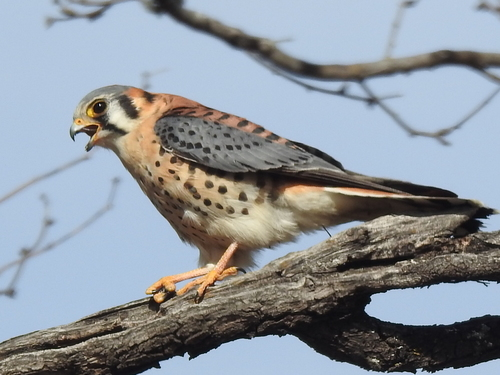
#> input picture design-system/birds/refs/american-kestrel/175711425.jpg, 500 x 375 px
$ python -i trace_icon.py   (imports and definitions only)
#> lines starting #> are read from the running program, lines starting #| are printed output that depends on the picture; after the words box and inside, x2 and y2 are one past the last pixel; in counts of white or black regions, pixels touching at a corner belong together
#!/usr/bin/env python3
"""Trace one raster bird icon into the house frame and palette (the curlew logo's method, see trace_curlew.py).

Run: uv run --with pillow --with numpy --with scipy python design-system/birds/trace_icon.py SRC.png OUT.svg [X0 Y0 X1 Y1]
X0..Y1 (optional) is the outer edge of the source icon's frame on a sheet. Without it, the frame is found by
itself; a source with no frame is treated as all field. Needs potrace.
"""
import pathlib
import re
import subprocess
import sys
import tempfile

import numpy as np
from PIL import Image
from scipy import ndimage

sys.path.insert(0, str(pathlib.Path(__file__).parent))
import species as S  # noqa: E402

UP, SIZE, RING = 4, 240, 13
# Every pixel snaps to its nearest house color. Field first: it is the background and is not traced.
PALETTE = [S.F, S.N, S.Y, S.R, S.B, S.M]


def rgb(h):
    return tuple(int(h[i:i + 2], 16) for i in (1, 3, 5))


def find_frame(a):
    """Outer box and ring width of a dark square frame, or None. A frame edge is a row or column that is
    at least 85% dark; the ring width is measured on the top and right edges, which the bird never touches."""
    dark = a.mean(axis=2) < 70
    rows, cols = np.where(dark.mean(axis=1) > 0.85)[0], np.where(dark.mean(axis=0) > 0.85)[0]
    if len(rows) < 2 or len(cols) < 2:
        return None
    y0, y1, x0, x1 = rows[0], rows[-1] + 1, cols[0], cols[-1] + 1
    if min(y1 - y0, x1 - x0) < 0.5 * min(a.shape[:2]):
        return None
    top = int(np.argmin(dark[y0:, (x0 + x1) // 2])) if dark[y0, (x0 + x1) // 2] else 0
    right = int(np.argmin(dark[(y0 + y1) // 2, x0:x1][::-1]))
    ring = min(top, right)
    assert 2 < ring < (x1 - x0) // 6, f"frame ring {ring}px is implausible"
    return x0, y0, x1, y1, ring


def trace(mask):
    h, w = mask.shape
    m = ndimage.gaussian_filter(mask.astype("float32"), 1.0)
    big = np.asarray(Image.fromarray(m).resize((w * UP, h * UP), Image.BICUBIC))
    with tempfile.TemporaryDirectory() as td:
        pbm, svg = pathlib.Path(td) / "m.pbm", pathlib.Path(td) / "m.svg"
        Image.fromarray(np.where(big >= 0.5, 0, 255).astype("uint8")).convert("1").save(pbm)
        subprocess.run(["potrace", "-s", "--flat", "-t", "16", "-a", "1.2", "-O", "0.8", "-o", svg, pbm], check=True)
        text = svg.read_text()
    g = re.search(r'<g transform="([^"]+)"', text).group(1)
    return g, " ".join(re.findall(r' d="([^"]+)"', text))


def convert(src, out, box=None):
#> called with src = 'refs/american-kestrel/175711425.jpg', out = 'out.png'
    a = np.asarray(Image.open(src).convert("RGB")).astype(float)
    if box:
        a = a[box[1]:box[3], box[0]:box[2]]
    fr = find_frame(a)
#> in find_frame, `dark = a.mean(axis=2) < 70`:
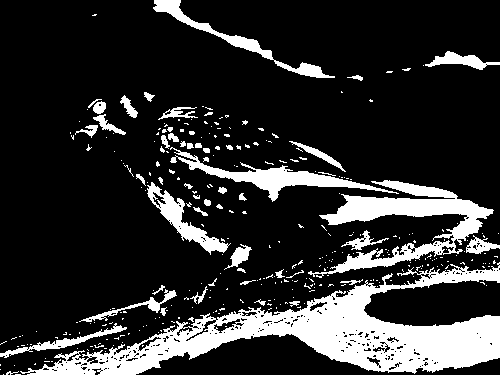
#> dark: shape (375, 500) bool; 18.2% white; 331 white regions (278 under 20 px), largest, box (x1, y1, x2, y2) and area: (20, 262, 500, 375) 17242, (308, 180, 494, 278) 5472, (170, 147, 399, 202) 2410
#> in find_frame, `rows, cols = np.where(dark.mean(axis=1) > 0.85)[0], np.where(dark.mean..`: rows = empty array
    if fr:
        x0, y0, x1, y1, r = fr
        a = a[y0 + r:y1 - r, x0 + r:x1 - r]  # the source field only
    s = min(a.shape[:2])
#> s = 375
    a = a[:s, :s] if fr else a[(a.shape[0] - s) // 2:][:s, (a.shape[1] - s) // 2:][:, :s]
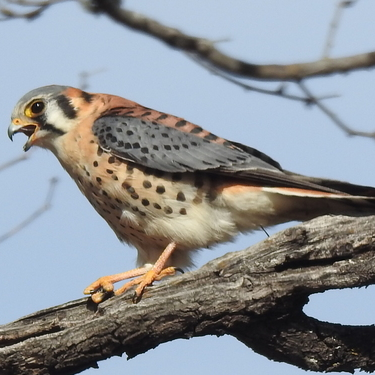
#> a: shape (375, 375, 3) float64; mean R, G, B 139.6, 143.9, 148.5
    protos = np.array([rgb(c) for c in PALETTE], float)
    label = np.argmin(np.linalg.norm(a[..., None, :] - protos, axis=-1), axis=-1)
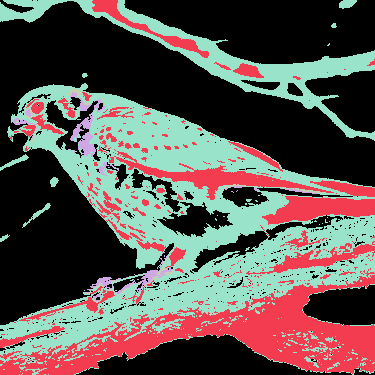
#> label: shape (375, 375) int64; 5 distinct labels, from 0 to 5; one colour per label, 0 black
    k = (SIZE - 2 * RING) / s
#> k = 0.571
    layers, share = [], {}
    for i, color in enumerate(PALETTE):
        mask = label == i
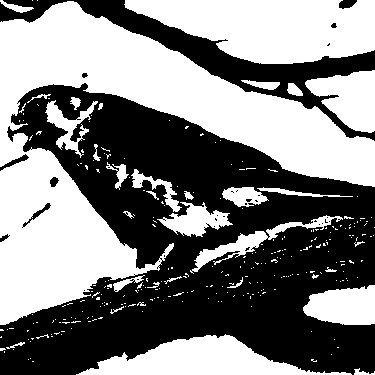
#> mask: shape (375, 375) bool; 50.3% white; 33 black regions (24 under 20 px), largest, box (x1, y1, x2, y2) and area: (0, 83, 375, 375) 60836, (0, 0, 375, 141) 8444, (0, 154, 29, 171) 123
        share[color] = round(float(mask.mean()), 3)
        if i == 0 or mask.mean() < 0.002:  # field, or specks
            continue
        g, d = trace(mask)
        if d:
            layers.append(f'<path transform="translate({RING},{RING}) scale({k:.5f}) scale({1 / UP}) {g}" fill="{color}" d="{d}"/>')
    svg = (f'<svg xmlns="http://www.w3.org/2000/svg" viewBox="0 0 {SIZE} {SIZE}">'
           f'<rect width="{SIZE}" height="{SIZE}" fill="{S.N}"/>'
           f'<rect x="{RING}" y="{RING}" width="{SIZE - 2 * RING}" height="{SIZE - 2 * RING}" fill="{S.F}"/>'
           f'<clipPath id="f"><rect x="{RING}" y="{RING}" width="{SIZE - 2 * RING}" height="{SIZE - 2 * RING}"/></clipPath>'
           f'<g clip-path="url(#f)">{"".join(layers)}</g></svg>\n')
    fills = set(re.findall(r'fill="(#[0-9A-Fa-f]{6})"', svg))
    assert fills <= set(PALETTE), fills  # palette only, always
    n = len(fills)
    note = "" if 3 <= n <= 4 else f"  NOTE {n} colors (brief: 3-4)"
    pathlib.Path(out).write_text(svg)
    print(f"{out}: frame {'found, ring %dpx' % fr[4] if fr else 'none'}, {len(layers)} layers, {n} colors{note}")
    return {"frame": bool(fr), "colors": n, "share": share}


# [3 lines not run here, left out]

#> (the run stopped early here; a loop or call above may not have finished)
